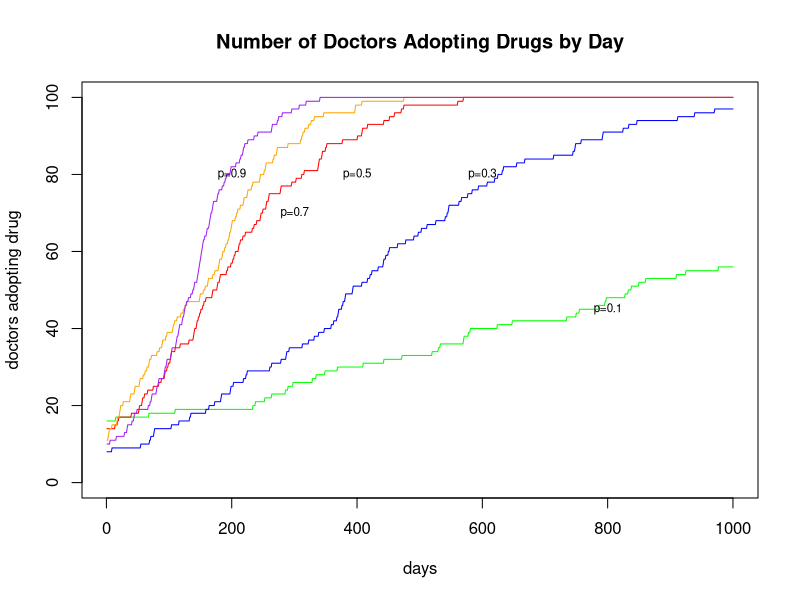

Generate this figure with R:
# Homework 6
# Stat 133, Lec 2, Spring 2015
# Due : Friday March 20th by 5 pm

# Review the slides on simulations for this assignment.

# Consider the following model on use of a new drug:
# We have a population of doctors, population size : <n.doctors>
# Every doctor has either adopted the use of a new drug, or not (0/1 status)
# Now write a function that runs a simulation for a period of :
# <n.days> where
# - every day exactly two _random_ doctors meet
# - if one has adopted but the other one has not then the
#   holdout adopts the use of the drug with probability p
# Return a matrix that shows for each day which doctors have adopted
# the use of the drug.

# Input varibles are
# <n.days> : the number of days the simulation should be run for
# <n.doctors> : total number of doctors 
# <initial.doctors> : a 0/1 vector of length <n.doctors>, 1 for adopters
# <p> : the probability that the non-adopter adopts the drug.

# Ouput variable
# <has_adopted> : matrix with <n.doctors> rows and <n.days> columns
#                 i.e. one row for each doctor
#                 the entries are 0 for days where the doctor is a
#                 non-adopter, else 1 (so once a row turns to 1 it stays as 1).

sim.doctors <- function(initial.doctors, n.doctors, n.days, p){  
  has_adopted <- matrix(data=initial.doctors,nrow=n.doctors,ncol=n.days)
  for (j in 2:ncol(has_adopted)) {
    row.position <- sample(c(1:n.doctors),size=2)
    my.doctors <- has_adopted[row.position,j-1]
    if (my.doctors[1]==1 | my.doctors[2]==1) {
      if (runif(1)<p) {
        has_adopted[row.position,j:ncol(has_adopted)] <- 1
      }
    }
  }
  return(has_adopted)
}

# When you test your function you have to generate <initial.doctors> and
# pick values for the other input parameters.

set.seed(42)
# Generate a value for <initial.doctors> that has 10% 1s and 90% 0s.
# Run your function for at least 5 different values of <p> and plot
# on x-axis: days,
# on y-axis : the number of doctors that have already adopted the drug, on that day
# Put all 5 lines in one figure (e.g. use first plot() then lines() for the subsequent lines)

p <- c(0.1,0.3,0.5,0.7,0.9)
newMatrix <- matrix(ncol=5,nrow=1000)
for (i in 1:5) {
  adopted <- sim.doctors(initial.doctors=sample(c(0,1),size=100,replace=T,prob=c(.9,.1)),n.doctors=100,n.days=1000,p[i])
  line <- colSums(adopted)
  newMatrix[,i] <- line
}

plot(newMatrix[,1],type="l",col="green",xlab="days",ylab="doctors adopting drug",main="Number of Doctors Adopting Drugs by Day",ylim=c(0,100))
lines(newMatrix[,2],col="blue")
lines(newMatrix[,3],col="red")
lines(newMatrix[,4],col="orange")
lines(newMatrix[,5],col="purple")
text(x=800,y=45,"p=0.1", cex=0.7)
text(x=600,y=80,"p=0.3", cex=0.7)
text(x=400,y=80,"p=0.5", cex=0.7)
text(x=300,y=70,"p=0.7", cex=0.7)
text(x=200,y=80,"p=0.9", cex=0.7)
